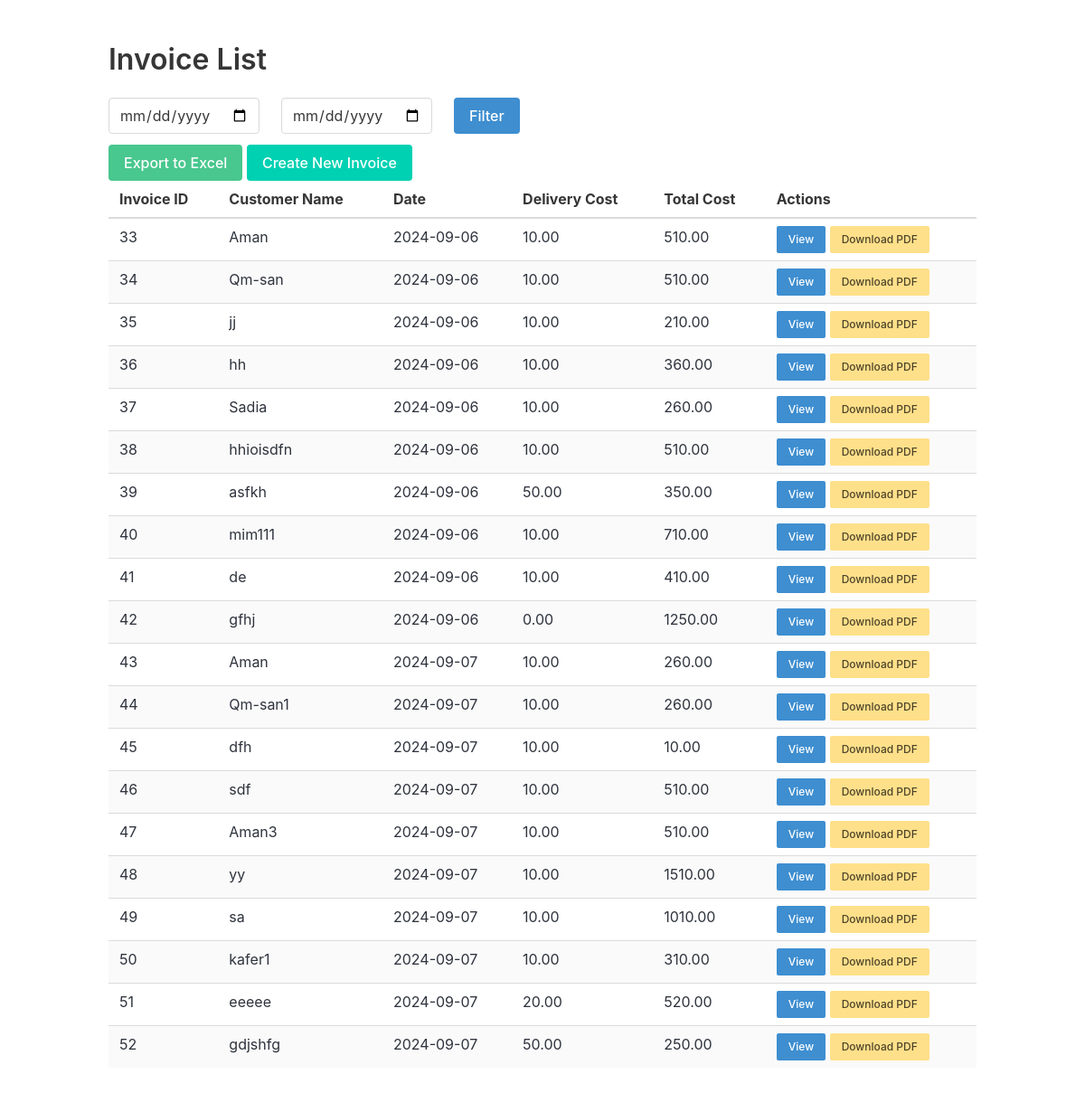
Before: / with the older database file.
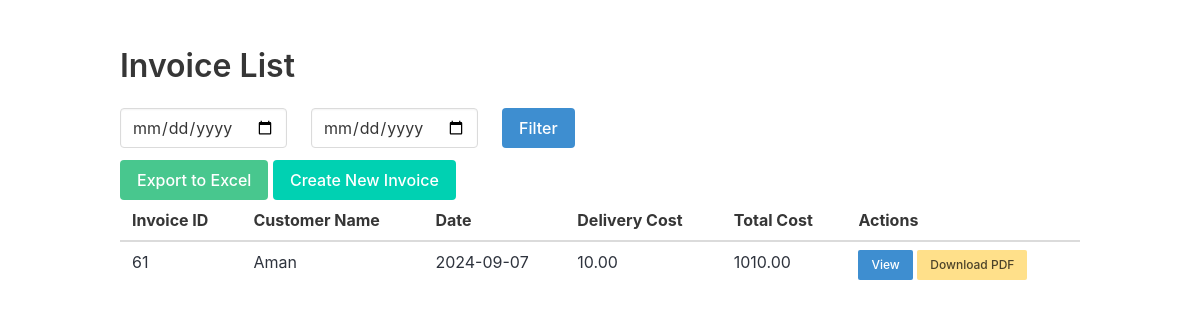
After: the same page with the newer database file.
### invoice/models.py (models this page shows)
class Invoice(models.Model):
    customer_name = models.CharField(max_length=100)
    created_at = models.DateTimeField(auto_now_add=True)
    delivery_cost = models.DecimalField(max_digits=10, decimal_places=2, default=0)
    total_cost = models.DecimalField(max_digits=10, decimal_places=2, default=0)

### invoice/views.py (the view)
# urls.py: path('', invoice_list, name='invoice_list'),
def invoice_list(request):
    start_date = request.GET.get('start_date')
    end_date = request.GET.get('end_date')
    if start_date and end_date:
        invoices = Invoice.objects.filter(created_at__date__range=[start_date, end_date])
    else:
        invoices = Invoice.objects.all()
    return render(request, 'invoice_list.html', {'invoices': invoices, 'start_date': start_date, 'end_date': end_date})

### invoice/templates/invoice_list.html (shortened to what this page needs)
{% load static %}
<!DOCTYPE html>
<html lang="en">
<head>
    <link
    rel="stylesheet"
    href="https://cdn.jsdelivr.net/npm/bulma@1.0.2/css/bulma.min.css"
  >
    <link rel="stylesheet" href="{% static 'css/bulma.min.css' %}">
</head>
<body>
    <section class="section">
        <div class="container">
            <h1 class="title">Invoice List</h1>
            <form method="get" class="field is-grouped">
                <div class="control">
                    <input type="date" name="start_date" class="input" value="{{ start_date }}" placeholder="Start Date">
                </div>
                <div class="control">
                    <input type="date" name="end_date" class="input" value="{{ end_date }}" placeholder="End Date">
                </div>
                <div class="control">
                    <button type="submit" class="button is-info">Filter</button>
                </div>
            </form>
            <a href="{% url 'export_invoices_to_excel' %}?start_date={{ start_date }}&end_date={{ end_date }}" class="button is-success">Export to Excel</a>
            <a href="{% url 'create_invoice' %}" class="button is-primary">Create New Invoice</a>
            <table class="table is-striped is-fullwidth">
                <thead>
                    <tr>
                        <th>Invoice ID</th>
                        <th>Customer Name</th>
                        <th>Date</th>
                        <th>Delivery Cost</th>
                        <th>Total Cost</th>
                        <th>Actions</th>
                    </tr>
                </thead>
                <tbody>
                    {% for invoice in invoices %}
                    <tr>
                        <td>{{ invoice.id }}</td>
                        <td>{{ invoice.customer_name }}</td>
                        <td>{{ invoice.created_at|date:"Y-m-d" }}</td>
                        <td>{{ invoice.delivery_cost }}</td>
                        <td>{{ invoice.total_cost }}</td>
                        <td>
                            <a href="{% url 'view_invoice' invoice.id %}" class="button is-small is-info">View</a>
                            <a href="{% url 'generate_pdf' invoice.id %}" class="button is-small is-warning">Download PDF</a>
                        </td>
                    </tr>
                    {% endfor %}
                </tbody>
            </table>
        </div>
    </section>
</body>
</html>

Changed rows visible on the page:
removed Invoice: id "33", customer_name "Aman", created_at "2024-09-06", delivery_cost "10.00", total_cost "510.00"
removed Invoice: id "34", customer_name "Qm-san", created_at "2024-09-06", delivery_cost "10.00", total_cost "510.00"
removed Invoice: id "35", customer_name "jj", created_at "2024-09-06", delivery_cost "10.00", total_cost "210.00"
removed Invoice: id "36", customer_name "hh", created_at "2024-09-06", delivery_cost "10.00", total_cost "360.00"
removed Invoice: id "37", customer_name "Sadia", created_at "2024-09-06", delivery_cost "10.00", total_cost "260.00"
removed Invoice: id "38", customer_name "hhioisdfn", created_at "2024-09-06", delivery_cost "10.00", total_cost "510.00"
removed Invoice: id "39", customer_name "asfkh", created_at "2024-09-06", delivery_cost "50.00", total_cost "350.00"
removed Invoice: id "40", customer_name "mim111", created_at "2024-09-06", delivery_cost "10.00", total_cost "710.00"
removed Invoice: id "41", customer_name "de", created_at "2024-09-06", delivery_cost "10.00", total_cost "410.00"
removed Invoice: id "42", customer_name "gfhj", created_at "2024-09-06", delivery_cost "0.00", total_cost "1250.00"
removed Invoice: id "43", customer_name "Aman", created_at "2024-09-07", delivery_cost "10.00", total_cost "260.00"
removed Invoice: id "44", customer_name "Qm-san1", created_at "2024-09-07", delivery_cost "10.00", total_cost "260.00"
removed Invoice: id "45", customer_name "dfh", created_at "2024-09-07", delivery_cost "10.00", total_cost "10.00"
removed Invoice: id "46", customer_name "sdf", created_at "2024-09-07", delivery_cost "10.00", total_cost "510.00"
removed Invoice: id "47", customer_name "Aman3", created_at "2024-09-07", delivery_cost "10.00", total_cost "510.00"
removed Invoice: id "48", customer_name "yy", created_at "2024-09-07", delivery_cost "10.00", total_cost "1510.00"
removed Invoice: id "49", customer_name "sa", created_at "2024-09-07", delivery_cost "10.00", total_cost "1010.00"
removed Invoice: id "50", customer_name "kafer1", created_at "2024-09-07", delivery_cost "10.00", total_cost "310.00"
removed Invoice: id "51", customer_name "eeeee", created_at "2024-09-07", delivery_cost "20.00", total_cost "520.00"
removed Invoice: id "52", customer_name "gdjshfg", created_at "2024-09-07", delivery_cost "50.00", total_cost "250.00"
added Invoice: id "61", customer_name "Aman", created_at "2024-09-07", delivery_cost "10.00", total_cost "1010.00"
